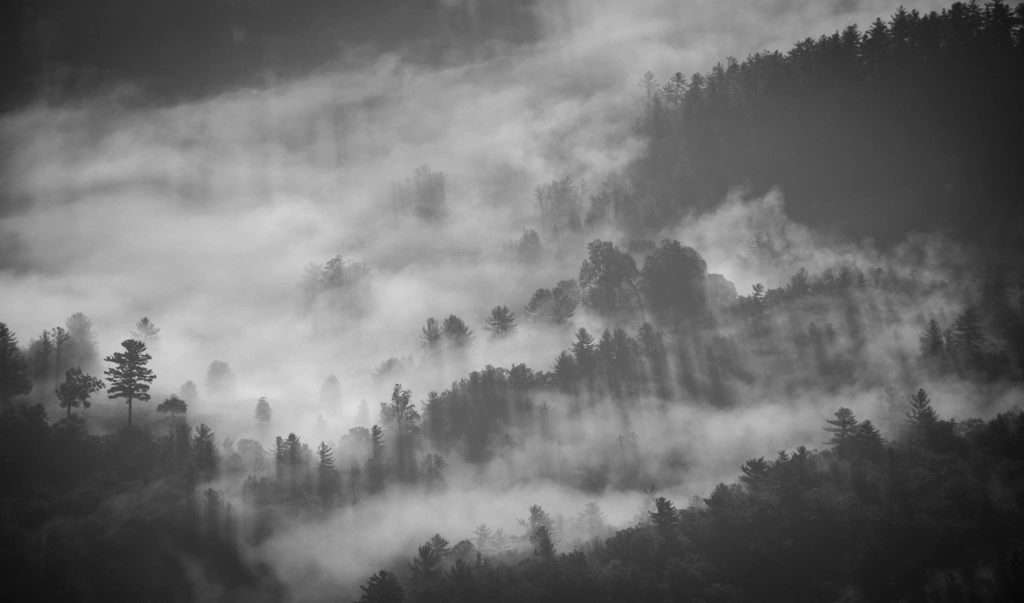
#> input picture cioran/src/s01_fogforest.jpg, 2048 x 1206 px (shown at 1/2 size); its folder holds only this picture in this run
$ python render.py src/s01_fogforest.jpg
#> lines starting #> are read from the running program, lines starting #| are printed output that depends on the picture
"""Render 'The Trouble' — a 60-second film on Cioran and suffering.

The frame is a letterbox that closes, slowly and without pause, over the whole
minute: the image is a slit that narrows until nothing is left. Aphorisms sit in
the dark beneath it. Everything is monochrome, grained, and moves almost not at all.

    python3 score.py && python3 render.py
"""
import subprocess, sys, os
import numpy as np
from PIL import Image, ImageDraw, ImageFont, ImageFilter
import imageio_ffmpeg

HERE = os.path.dirname(os.path.abspath(__file__))
SRC = os.path.join(HERE, 'src')
FONTS = os.path.join(HERE, 'fonts')

W, H, FPS, DUR = 1920, 1080, 24, 60.0
NF = int(DUR * FPS)
PREVIEW = '--preview' in sys.argv          # half-res, fewer frames, for checking
if PREVIEW:
    W, H = 960, 540
S = W / 1920                               # layout scale

# ---------------------------------------------------------------------------------
# Timeline
# ---------------------------------------------------------------------------------
CUT, BACK, END = 34.2, 35.6, 57.0          # must match score.py

# shot: file, start, end, fade-in, fade-out, zoom from→to, pan (dx, dy as fraction), exposure, contrast, focus y
SHOTS = [
    dict(f='s01_fogforest', t0=3.0,  t1=8.7,  fi=2.4, fo=0.7, z=(1.10, 1.03), pan=(0.00, 0.01), ex=0.95, c=1.15, fy=0.50),
    dict(f='s02_jetty',     t0=8.6,  t1=14.1, fi=0.9, fo=0.9, z=(1.02, 1.08), pan=(0.01, 0.00), ex=0.85, c=1.20, fy=0.55),
    dict(f='s03_shelter',   t0=14.3, t1=19.7, fi=0.8, fo=0.5, z=(1.30, 1.20), pan=(0.00, 0.00), ex=0.90, c=1.10, fy=0.66, fx=0.50),
    dict(f='s04_hand',      t0=19.6, t1=24.4, fi=0.6, fo=0.8, z=(1.05, 1.12), pan=(-0.01, 0.0), ex=1.20, c=1.10, fy=0.42),
    dict(f='s05_lamp',      t0=24.5, t1=29.2, fi=0.7, fo=0.4, z=(1.03, 1.09), pan=(0.00, 0.00), ex=0.90, c=1.30, fy=0.45),
    dict(f='s06_eyes',      t0=29.1, t1=CUT,  fi=0.5, fo=0.0, z=(1.55, 1.45), pan=(0.00, 0.0),  ex=1.00, c=1.15, fy=0.29, fx=0.78),
    dict(f='s07_road',      t0=BACK, t1=41.1, fi=2.2, fo=0.3, z=(1.04, 1.10), pan=(0.00, 0.00), ex=0.85, c=1.15, fy=0.50),
    dict(f='s08_whitefog',  t0=40.9, t1=46.3, fi=0.4, fo=0.9, z=(1.00, 1.05), pan=(0.00, 0.00), ex=1.00, c=0.90, fy=0.55),
    dict(f='s09_arch',      t0=46.4, t1=51.7, fi=0.9, fo=0.7, z=(1.08, 1.02), pan=(0.00, 0.00), ex=1.00, c=1.20, fy=0.48),
    dict(f='s10_sea',       t0=51.6, t1=END,  fi=0.9, fo=0.0, z=(1.00, 1.06), pan=(0.00, 0.00), ex=0.85, c=1.20, fy=0.62),
]

# aphorism: lines with their own entrance times, exit time
QUOTES = [
    dict(lines=[('We do not rush toward death,', 4.9), ('we flee the catastrophe of birth.', 7.0)], out=12.7),
    dict(lines=[('Sadness:', 15.3), ('an appetite no misfortune can satisfy.', 16.9)], out=22.8),
    dict(lines=[('Consciousness is much more than the thorn,', 25.3), ('it is the dagger in the flesh.', 28.4)], out=CUT, hard=True),
    dict(lines=[('We are all deep in a hell', 37.0), ('each moment of which is a miracle.', 41.0)], out=45.7),
    dict(lines=[('What I know at sixty, I knew as well at twenty.', 47.3),
                ('Forty years of a long, a superfluous, labor of verification.', 50.2)], out=55.6),
]
SIGN = dict(text='E. M. CIORAN', t0=57.7, t1=59.4)

# ---------------------------------------------------------------------------------
# The closing frame
# ---------------------------------------------------------------------------------
BAND0 = 1920 / 2.76                        # starts at 2.76:1, very wide

def band_h(t):
    """Visible image height (in 1080p px). Slow at first, inexorable at the end."""
    if t >= END:
        return 0.0
    u = max(t, 0) / END
    return BAND0 * (1 - u ** 1.55)

# ---------------------------------------------------------------------------------
# Image preparation
# ---------------------------------------------------------------------------------
def tone(y, ex, c):
    """Monochrome grade: exposure, S-curve around mid-grey, crushed blacks."""
    y = np.clip(y * ex, 0, 1)
    y = 0.5 + (y - 0.5) * c
    y = np.clip(y, 0, 1)
    y = y * y * (3 - 2 * y) * 0.35 + y * 0.65          # gentle S
    y = np.clip((y - 0.03) / 0.97, 0, 1) ** 1.12         # sink the shadows
    return y

def load_shot(s):
    im = Image.open(os.path.join(SRC, s['f'] + '.jpg')).convert('RGB')
    a = np.asarray(im, dtype=np.float32) / 255.0
    a = a ** 2.2                                                  # to linear
    y = a[..., 0] * 0.30 + a[..., 1] * 0.59 + a[..., 2] * 0.11    # panchromatic-ish
    y = y ** (1 / 2.2)
    y = tone(y, s['ex'], s['c'])
    img = Image.fromarray((y * 255).astype(np.uint8), 'L')
    # cover-fit at the shot's largest zoom, so the push-in never upsamples twice
    cs = max(s['z'])
    r = max(W * cs / img.width, H * cs / img.height)
    img = img.resize((int(img.width * r + 0.5), int(img.height * r + 0.5)), Image.LANCZOS)
    img.cs = cs
    return img

def ease(u):
    u = min(max(u, 0.0), 1.0)
    return u * u * (3 - 2 * u)

# [26 lines left out: functions shot_frame, shot_alpha, not called in this run]

# ---------------------------------------------------------------------------------
# Type
# ---------------------------------------------------------------------------------
FONT = ImageFont.truetype(os.path.join(FONTS, 'CG-Light.ttf'), int(46 * S))
FONT_SIGN = ImageFont.truetype(os.path.join(FONTS, 'CG-Regular.ttf'), int(30 * S))
INK = np.array([224, 221, 214], dtype=np.float32) / 255.0
LINE = int(58 * S)

def render_line(text, font, tracking=0):
    if tracking == 0:
        bbox = font.getbbox(text)
        wdt = bbox[2] - bbox[0]
        im = Image.new('L', (wdt + 40, int(font.size * 1.6)), 0)
        ImageDraw.Draw(im).text((20 - bbox[0], int(font.size * 0.2)), text, font=font, fill=255)
        return im
    widths = [font.getlength(ch) for ch in text]
    wdt = int(sum(widths) + tracking * (len(text) - 1))
    im = Image.new('L', (wdt + 40, int(font.size * 1.6)), 0)
    d = ImageDraw.Draw(im); x = 20
    for ch, cw in zip(text, widths):
        d.text((x, int(font.size * 0.2)), ch, font=font, fill=255); x += cw + tracking
    return im

for q in QUOTES:
    q['imgs'] = [render_line(txt, FONT) for txt, _ in q['lines']]
    # hang the text under the slit as it is when the aphorism begins
    b = band_h(q['lines'][0][1]) * S
    q['y'] = int(H / 2 + b / 2 + 62 * S)
#> this loop made 5 passes
#> b on passes 1 to 5: 680.1, 605.1, 498.1, 339.6, 174.7
SIGN['img'] = render_line(SIGN['text'], FONT_SIGN, tracking=int(9 * S))
#> in render_line (call 11), `im = Image.new('L', (wdt + 40, int(font.size * 1.6)), 0)`: im: PIL image 339x48 L; every value is 0

# [23 lines left out: functions text_alpha, paste_text, not called in this run]

# ---------------------------------------------------------------------------------
# Film texture
# ---------------------------------------------------------------------------------
def make_grain(n, rng):
    frames = []
    for _ in range(n):
        g = rng.standard_normal((H // 2 + 2, W // 2 + 2)).astype(np.float32)
        gi = Image.fromarray(((g * 40) + 128).clip(0, 255).astype(np.uint8), 'L')
        gi = gi.resize((W + 4, H + 4), Image.BILINEAR).crop((2, 2, W + 2, H + 2))
        fine = rng.standard_normal((H, W)).astype(np.float32) * 0.35
        frames.append((np.asarray(gi, dtype=np.float32) - 128) / 40 + fine)
    return frames

yy, xx = np.mgrid[0:H, 0:W].astype(np.float32)
VIGNETTE = 1 - 0.38 * (((xx - W / 2) / (W / 2)) ** 2 * 0.55 + ((yy - H / 2) / (H / 2)) ** 2 * 0.45) ** 1.3
VIGNETTE = VIGNETTE.astype(np.float32)

# [16 lines left out: functions halation, tint, not called in this run]

# ---------------------------------------------------------------------------------
# Render
# ---------------------------------------------------------------------------------
def main():
    rng = np.random.default_rng(3)
    grain = make_grain(10, rng)
#> the loop in make_grain, `for _ in range(n):` made 10 passes
#> pass 1, in make_grain, `gi = Image.fromarray(((g * 40) + 128).clip(0, 255).astype(np.uint8), '..`:
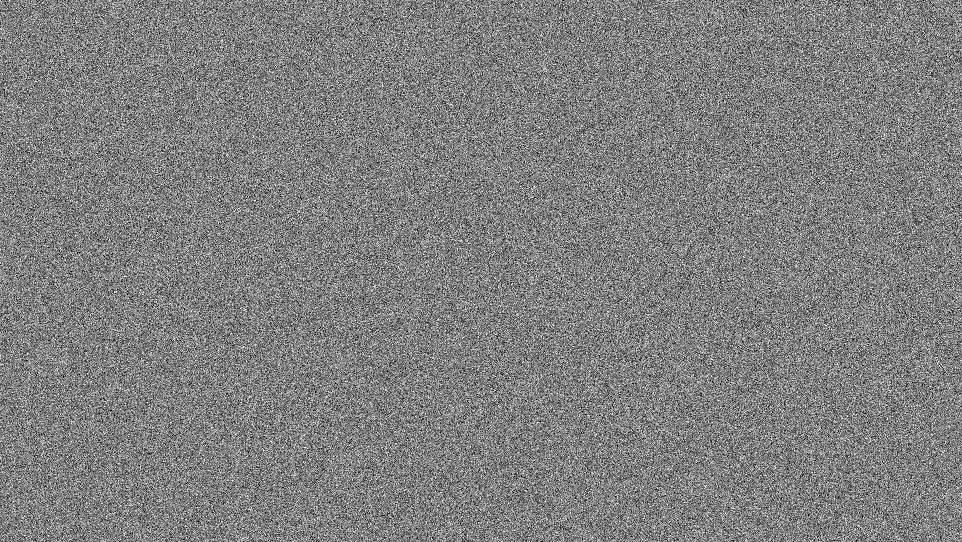
#> gi: PIL image 962x542 L; min 0, max 255, mean 127.5
#> pass 1, in make_grain, `gi = gi.resize((W + 4, H + 4), Image.BILINEAR).crop((2, 2, W + 2, H + ..`:
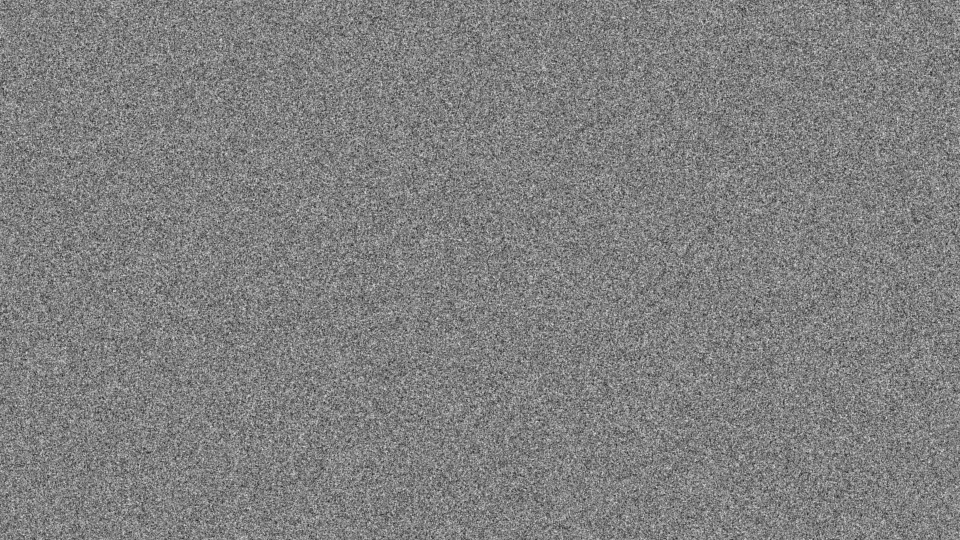
#> gi: PIL image 1920x1080 L (shown at 1/2 size); min 24, max 242, mean 127.8
#> pass 2, in make_grain, `gi = Image.fromarray(((g * 40) + 128).clip(0, 255).astype(np.uint8), '..`:
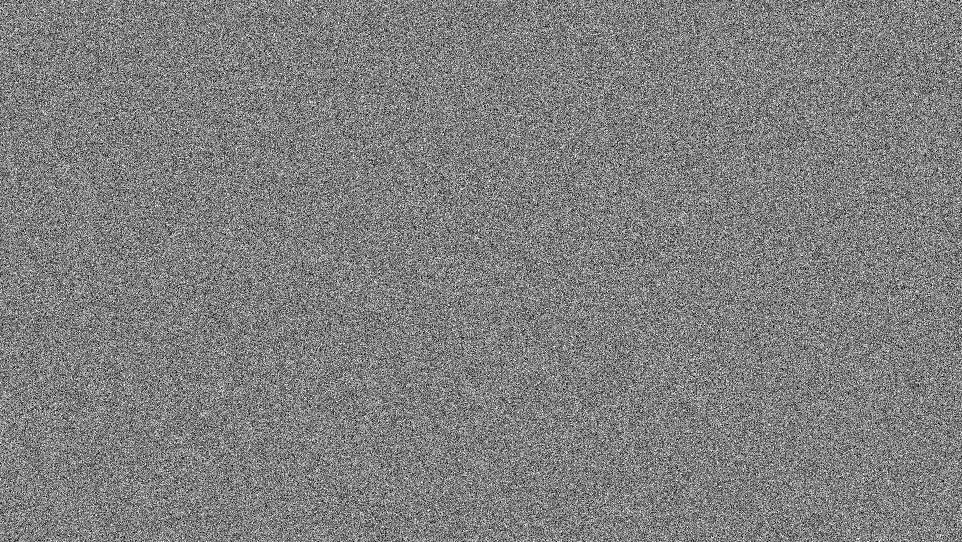
#> gi: PIL image 962x542 L; min 0, max 255, mean 127.5
#> pass 2, in make_grain, `gi = gi.resize((W + 4, H + 4), Image.BILINEAR).crop((2, 2, W + 2, H + ..`:
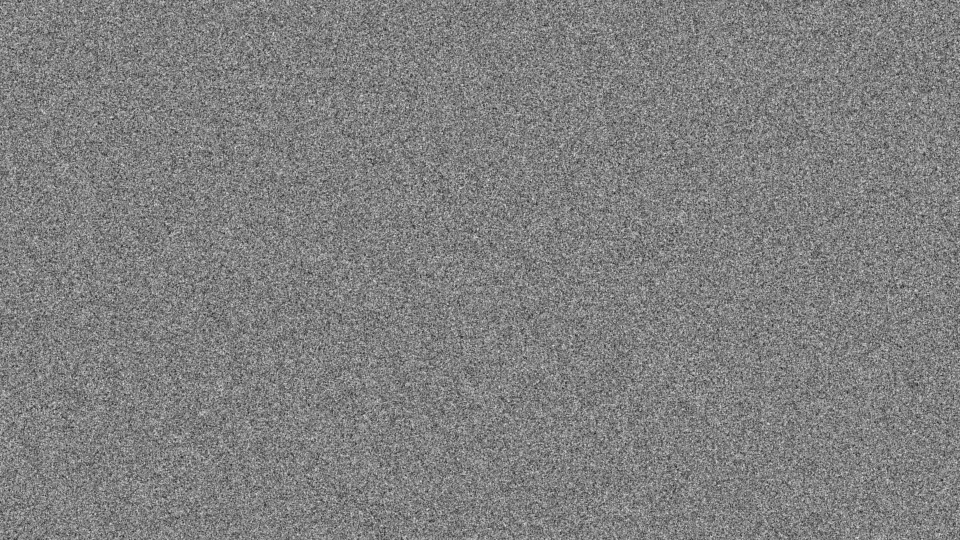
#> gi: PIL image 1920x1080 L (shown at 1/2 size); min 16, max 232, mean 127.7
#> after the loop in make_grain, `for _ in range(n):`: frames = 10 items
    imgs = {s['f']: load_shot(s) for s in SHOTS}

    ff = imageio_ffmpeg.get_ffmpeg_exe()
    out = os.path.join(HERE, 'preview.mp4' if PREVIEW else 'the_trouble.mp4')
    cmd = [ff, '-y', '-loglevel', 'error',
           '-f', 'rawvideo', '-pix_fmt', 'rgb24', '-s', f'{W}x{H}', '-r', str(FPS), '-i', '-',
           '-i', os.path.join(HERE, 'score.wav'),
           '-c:v', 'libx264', '-preset', 'slow', '-crf', '16', '-tune', 'grain', '-pix_fmt', 'yuv420p',
           '-c:a', 'aac', '-b:a', '256k', '-shortest', '-movflags', '+faststart', out]
    proc = subprocess.Popen(cmd, stdin=subprocess.PIPE)

    step = 1
    for fi in range(0, NF, step):
        t = fi / FPS
        frame = np.zeros((H, W), dtype=np.float32)
        for s in SHOTS:
            a = shot_alpha(s, t)
            if a > 0:
                frame += shot_frame(s, imgs[s['f']], t, rng) * a
        frame = np.clip(frame, 0, 1)
        frame = halation(frame)
        # breathing exposure: film flicker, barely there
        frame *= 1 + 0.012 * rng.standard_normal()
        frame *= VIGNETTE

        # the slit
        bh = band_h(t) * S
        top, bot = int(round(H / 2 - bh / 2)), int(round(H / 2 + bh / 2))
        mask = np.zeros(H, dtype=np.float32)
        if bot > top:
            mask[top:bot] = 1.0
            # a single soft pixel at each edge so the bars never alias
            if top > 0: mask[top - 1] = 0.35
            if bot < H: mask[bot] = 0.35
        frame *= mask[:, None]

        # grain everywhere: the image gets it by luminance, the black gets a trace
        g = grain[rng.integers(len(grain))]
        amt = 0.046 * (1 - np.abs(frame - 0.45) * 1.2).clip(0.15, 1) * mask[:, None] + 0.006
        frame = np.clip(frame + g * amt, 0, 1)

        rgb = tint(frame)
        for q in QUOTES:
            for (txt, t_in), gl, k in zip(q['lines'], q['imgs'], range(len(q['lines']))):
                a = text_alpha(t, t_in, q['out'], q.get('hard', False))
                paste_text(rgb, gl, a, W / 2, q['y'] + k * LINE)
        a = text_alpha(t, SIGN['t0'], SIGN['t1'], fin=1.0, fout=0.9)
        paste_text(rgb, SIGN['img'], a * 0.8, W / 2, H / 2)

        proc.stdin.write((np.clip(rgb, 0, 1) * 255 + 0.5).astype(np.uint8).tobytes())
        if fi % 96 == 0:
            print(f'{t:5.1f}s', flush=True)
    proc.stdin.close()
    proc.wait()
    print('wrote', out)

if __name__ == '__main__':
    main()
#> in load_shot, im is the input picture: PIL image 2048x1206 RGB; min 8, max 224, mean 111.3
#> in load_shot, `a = a ** 2.2`:
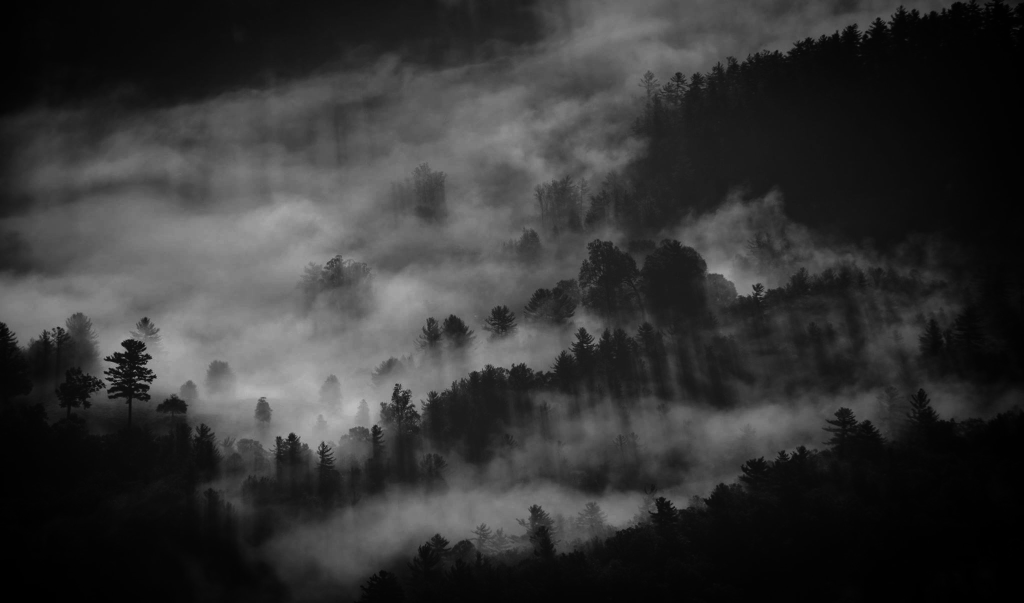
#> a: shape (1206, 2048, 3) float32 (shown at 1/2 size); min 0.000493, max 0.752, mean 0.207
#> in tone, `y = 0.5 + (y - 0.5) * c`:
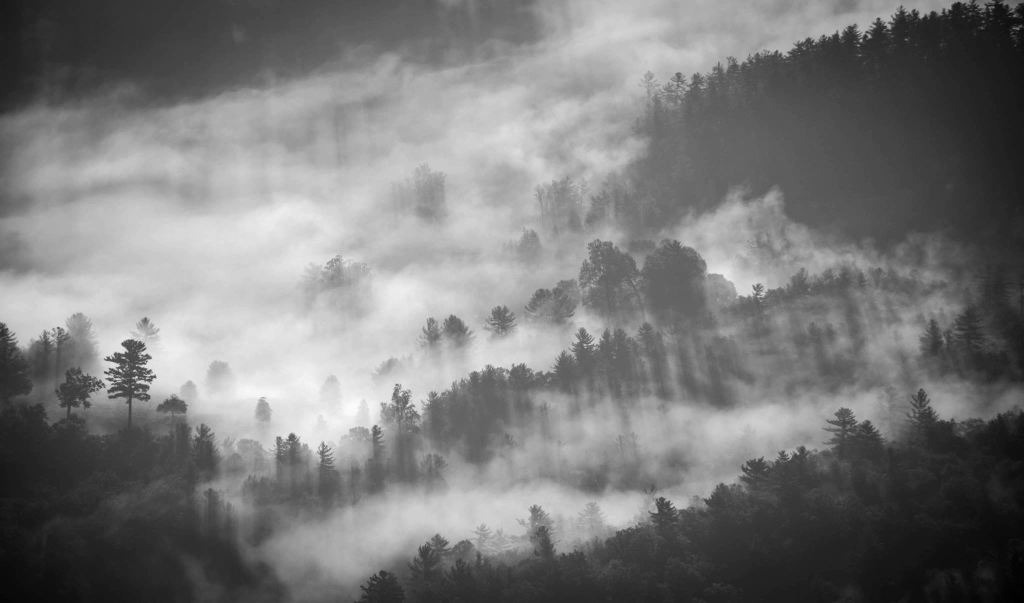
#> y: shape (1206, 2048) float32 (shown at 1/2 size); min -0.0407, max 0.885, mean 0.402; drawn with min black and max white
#> in tone, `y = y * y * (3 - 2 * y) * 0.35 + y * 0.65`:
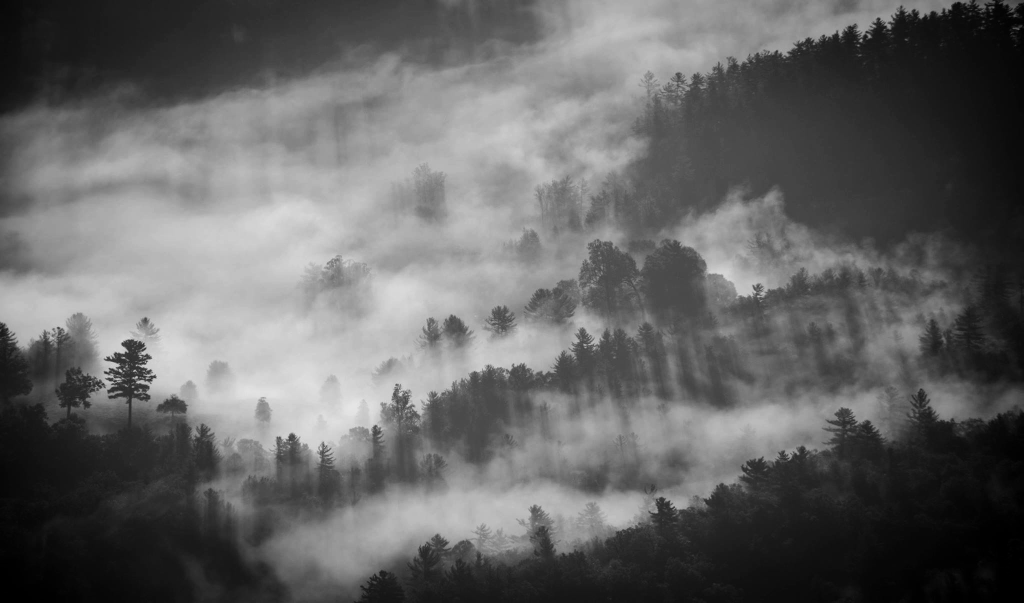
#> y: shape (1206, 2048) float32 (shown at 1/2 size); min 0, max 0.912, mean 0.396
#> (the run stopped early here; a loop or call above may not have finished)
